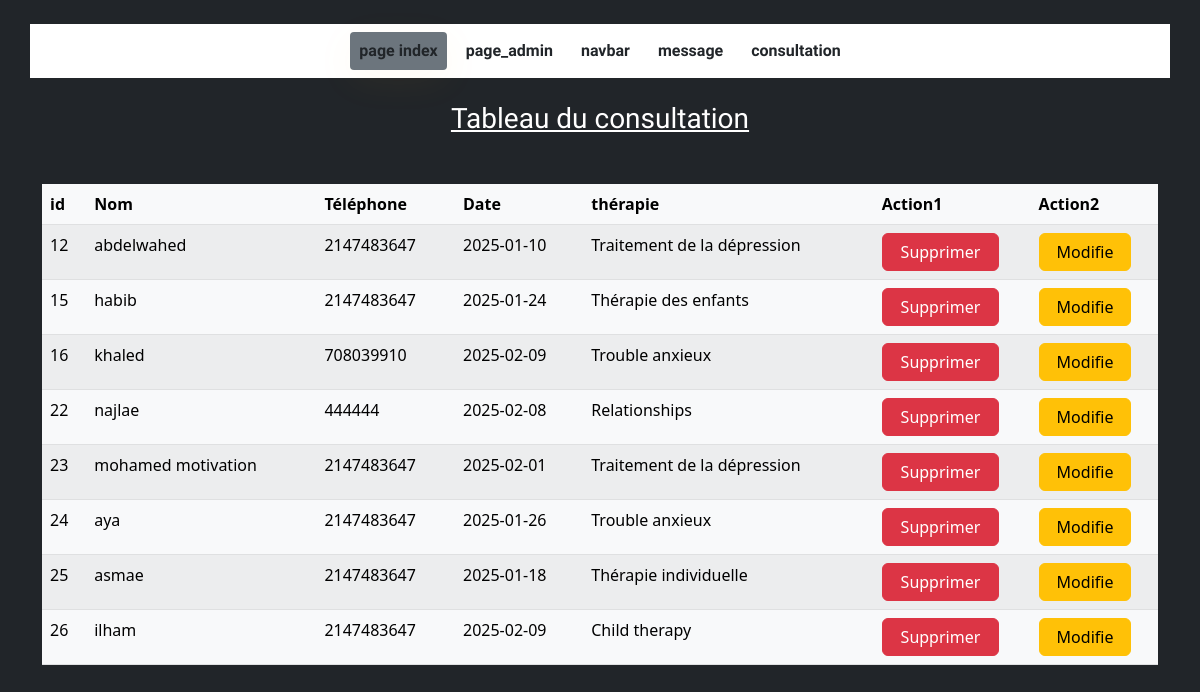
The page /phpconsult/index.php on the database its author committed.
### tables this page shows
CREATE TABLE `navbar_table` (
  `id` int(4) NOT NULL,
  `nav` varchar(30) NOT NULL,
  `refer` varchar(30) NOT NULL
);

CREATE TABLE `getconsultation` (
  `id` int(4) NOT NULL,
  `name` varchar(30) NOT NULL,
  `phone` int(10) NOT NULL,
  `date` date NOT NULL,
  `therapy` varchar(30) NOT NULL
);

### phpconsult/index.php (the view, shortened to what this page needs)
<!doctype html>
<html lang="en">
  <head>
    <link rel="stylesheet" type="text/css" href="../assets/css/style.css">
    <link href="https://cdn.jsdelivr.net/npm/bootstrap@5.2.3/dist/css/bootstrap.min.css" rel="stylesheet">
  </head>
  <body class="bg-dark">
            <nav class="main_menu navbar navbar-expand-lg bg-white container my-4">
                <div class="main_menu_inner collapse navbar-collapse justify-content-center" id="main_menu_dropdown">
                  <ul class="main_menu_list unordered_list navbar-nav">
                    <li class="anav nav-item fw-bold">
                      <a class="nav-link navbar-text bg-secondary" aria-current="page" href="http://localhost/psy/index.php">page index</a>
                    </li>
                    <?php
                      include ('../config.php');
                      $jibdata = "SELECT * FROM `navbar_table` ";
                      $dirlordre = mysqli_query($connexion,$jibdata);
                      while($starjdid = mysqli_fetch_array($dirlordre)){
                    ?>
                    <li class="anav nav-item fw-bold">
                      <a class="nav-link navbar-text" aria-current="page" href="http://localhost/psy/<?php echo $starjdid['refer']?>"><?php echo $starjdid['nav']?></a>
                    </li>
                    <?php
                    }
                    ?>
                  </ul>
                </div>
            </nav>
    <div class="container my-4">
        <h3 class="text-white d-flex justify-content-center text-decoration-underline mb-5">Tableau du consultation</h3>
        <table class="table table-striped table-light">
            <thead>
                <tr>
                    <th>id</th>
                    <th>Nom</th>
                    <th>Téléphone</th>
                    <th>Date</th>
                    <th>thérapie</th>
                    <th>Action1</th>
                    <th>Action2</th>
                </tr>
            </thead>
            <tbody>
                <?php
                    include ('../config.php');
                    $jibdata = "SELECT * FROM `getconsultation` ";
                    $dirlordre = mysqli_query($connexion,$jibdata);
                    while($starjdid = mysqli_fetch_array($dirlordre)){
                ?>
                <tr>
                    <td><?php echo $starjdid['id']?></td>
                    <td><?php echo $starjdid['name']?></td>
                    <td><?php echo $starjdid['phone']?></td>
                    <td><?php echo $starjdid['date']?></td>
                    <td><?php echo $starjdid['therapy']?></td>
                    <td><a href="delete.php?ghanmasho=<?php echo $starjdid['id']?>"  class="btn btn-danger col-10">Supprimer</a></td>
                    <td><a href="modification.php?ed=<?php echo $starjdid['id']?>"  class="btn btn-warning col-10">Modifie</a></td>
                </tr>
                <?php
                }
                ?>
            </tbody>
        </table>
    </div>
  </body>
</html>

### rows shown on the page
navbar_table: nav "page_admin"
navbar_table: nav "navbar"
navbar_table: nav "message"
navbar_table: nav "consultation"
getconsultation: id "12", name "abdelwahed", phone "2147483647", date "2025-01-10", therapy "Traitement de la dépression"
getconsultation: id "15", name "habib", phone "2147483647", date "2025-01-24", therapy "Thérapie des enfants"
getconsultation: id "16", name "khaled", phone "708039910", date "2025-02-09", therapy "Trouble anxieux"
getconsultation: id "22", name "najlae", phone "444444", date "2025-02-08", therapy "Relationships"
getconsultation: id "23", name "mohamed motivation", phone "2147483647", date "2025-02-01", therapy "Traitement de la dépression"
getconsultation: id "24", name "aya", phone "2147483647", date "2025-01-26", therapy "Trouble anxieux"
getconsultation: id "25", name "asmae", phone "2147483647", date "2025-01-18", therapy "Thérapie individuelle"
getconsultation: id "26", name "ilham", phone "2147483647", date "2025-02-09", therapy "Child therapy"
